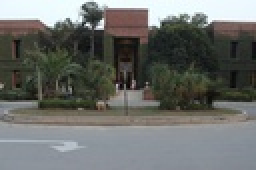
%> input picture Left.JPG, 128 x 85 px, shrunk from 778 x 518 before the run (shown 2 times larger)
$ octave TEST.m   (GNU Octave 9; MATLAB toolbox functions it lacks are replaced by stand-ins)
%> lines starting %> are read from the running program, lines starting %| are printed output that depends on the picture
### KLT.m
function [corner1] = KLT(imginp, eigmin, s1, win, eigwin)
img1 = im2double(imread(imginp));
img = rgb2gray(img1);
hsize = size(img);
% size = 7;
sigma = 2;
pts = meshgrid(round(-s1/2):floor(s1/2), round(-s1/2):floor(s1/2));
for i=1:s1
    for j=1:s1
        gaus(i,j)=exp(-pts(i,j).^2/(2*sigma^2)-pts(i,j).^2/(2*sigma^2));
    end
end
gaus=gaus./sum(gaus(:));
imgfil = conv2(img,gaus,'same');
xfil = [-1,0,1;-1,0,1;-1,0,1];
yfil = [1,1,1;0,0,0;-1,-1,-1];
imgx = conv2(imgfil,xfil,'same');
imgy = conv2(imgfil,yfil,'same');
% win = 3; %input
% eigmin = 2; %input
c1=1;
cnr = zeros(3,10000);
%%
for i=1:hsize(1)
    for j=1:hsize(2)
        a = zeros(2,2);
        for k1=-win:win
            for k2=-win:win
                flag = 0;
                if i+k1<=0 || j+k2<=0 || i+k1>hsize(1) || j+k2>hsize(2)
                    devx = 0;
                else
                    devx = imgx(i+k1,j+k2);
                    flag = 1;
                end
                if i+k1<=0 || j+k2<=0 || i+k1>hsize(1) || j+k2>hsize(2)
                    devy = 0;
                else
                    devy = imgy(i+k1,j+k2);
                    flag = 1;
                end
                if flag == 1
                    a(1,1) = a(1,1) + devx.^2;
                    a(1,2) = a(1,2) + devx.*devy;
                    a(2,2) = a(2,2) + devy.^2;
                    a(2,1) = a(2,1) + devx.*devy;
                end
            end
        end
        lmb = eig(a);
        if min(lmb) > eigmin
% [5 lines of commented-out code are left out]
                cnr(1,c1) = min(lmb);
                cnr(2,c1) = j;
                cnr(3,c1) = i;
                c1=c1+1;
%             end
        end
    end
end

%%
[d1,d2] = sort(cnr(1,:),'descend');
cnr = cnr(:,d2);
corner = zeros(2,c1);
c2=1;

% [7 lines of commented-out code are left out]
for i=1:c1
    if cnr(2,i) < 20 && cnr(3,i) < 20
    elseif cnr(2,i) > 760 && cnr(3,i) < 20
    elseif cnr(2,i) < 20 && cnr(3,i) > 500
    elseif cnr(2,i) > 760 && cnr(3,i) > 500
    elseif cnr(1,i) ~= 0
        cnr(1,i) = 0;
        xp = cnr(2,i);
        yp = cnr(3,i);
        corner(1,c2) = xp;
        corner(2,c2) = yp;
        c2 = c2 + 1;
        for j=1:c1
            if cnr(1,j) ~= 0
                if (cnr(2,j) > xp-eigwin && cnr(2,j) < xp+eigwin) && (cnr(3,j) > yp-eigwin && cnr(3,j) < yp+eigwin)
                    cnr(1,j) = 0;
                end
            end
        end
    end
end
corner1 = zeros(2,c2-1);
for i=1:c2-1
    corner1(1,i) = corner(1,i);
    corner1(2,i) = corner(2,i);
end
%%
% [7 lines of commented-out code are left out]


end

### correspondence.m
function [mac1 mac2] = correspondence(imileft, imiright, a1, a2, p, ncoor)
n1 = size(a1);
n1 = n1(2);
n2 = size(a2);
n2 = n2(2);
jj1 = imread(imileft);
jj2 = imread(imiright);
img1 = im2double(jj1);
img1 = rgb2gray(img1);
hsize1 = size(img1);
img2 = im2double(jj2);
img2 = rgb2gray(img2);
hsize2 = size(img2);
%%
% p = 2; %input
arr1x = zeros(2*p+1,(2*p+1)*n1);
arr1y = zeros(2*p+1,(2*p+1)*n1);
arr1z = zeros(2*p+1,(2*p+1)*n1);
pop = p;
for i=1:n1
    for k1=-p:p
        for k2=-p:p
            if a1(2,i)+k2<=0 || a1(1,i)+k1<=0 || a1(2,i)+k2>hsize1(1) || a1(1,i)+k1>hsize1(2)
                arr1x(p+1+k1,pop+1+k2) = 0;
                arr1y(p+1+k1,pop+1+k2) = 0;
                arr1z(p+1+k1,pop+1+k2) = 0;
            else
                arr1x(p+1+k1,pop+1+k2) = jj1(a1(2,i)+k2,a1(1,i)+k1,1);
                arr1y(p+1+k1,pop+1+k2) = jj1(a1(2,i)+k2,a1(1,i)+k1,2);
                arr1z(p+1+k1,pop+1+k2) = jj1(a1(2,i)+k2,a1(1,i)+k1,3);
            end
        end
    end
    pop = pop + 2*p + 1;
end
arr2x = zeros(2*p+1,(2*p+1)*n2);
arr2y = zeros(2*p+1,(2*p+1)*n2);
arr2z = zeros(2*p+1,(2*p+1)*n2);
pop = p;
for i=1:n2
    %     disp(i);
    %     pop = pop + 2*p + 1;
    for k1=-p:p
        for k2=-p:p
            if a2(2,i)+k2<=0 || a2(1,i)+k1<=0 || a2(2,i)+k2>hsize2(1) || a2(1,i)+k1>hsize2(2)
                arr2x(p+1+k1,pop+1+k2) = 0;
                arr2y(p+1+k1,pop+1+k2) = 0;
                arr2z(p+1+k1,pop+1+k2) = 0;
            else
                arr2x(p+1+k1,pop+1+k2) = jj2(a2(2,i)+k2,a2(1,i)+k1,1);
                arr2y(p+1+k1,pop+1+k2) = jj2(a2(2,i)+k2,a2(1,i)+k1,2);
                arr2z(p+1+k1,pop+1+k2) = jj2(a2(2,i)+k2,a2(1,i)+k1,3);
            end
        end
    end
    pop = pop + 2*p + 1;
end
%%
s1 = p*2+1;
s2 = size(arr1x);
s2 = s2(2);
s3 = size(arr2x);
s3 = s3(2);
e1 = zeros(5,5);
e2 = zeros(5,5);
% dist = zeros(1,110000);
mac = zeros(5,n1*n2);
num = 1;
t1=0;
t2=0;
for i=1:s1:s2
    t1=t1+1;
    for j=1:s1:s3
        t2=t2+1;
        e1 = arr1x(1:s1,i:i+4);
        e2 = arr2x(1:s1,j:j+4);
        e3 = e2 - e1;
        e3 = e3.^2;
        sm = sum(e3);
        smx = sum(sm);

        e1 = arr1y(1:s1,i:i+4);
        e2 = arr2y(1:s1,j:j+4);
        e3 = e2 - e1;
        e3 = e3.^2;
        sm = sum(e3);
        smy = sum(sm);

        e1 = arr1z(1:s1,i:i+4);
        e2 = arr2z(1:s1,j:j+4);
        e3 = e2 - e1;
        e3 = e3.^2;
        sm = sum(e3);
        smz = sum(sm);
        sm = smx+smy+smz;
        %         disp(sm);
        mac(1,num) = a1(1,t1);
        mac(2,num) = a1(2,t1);
        mac(3,num) = a2(1,t2);
        mac(4,num) = a2(2,t2);
        mac(5,num) = sm;
        num = num + 1;
    end
    t2=0;
end
nmn = mac;
[d1,d2] = sort(mac(5,:),'ascend');
mac = mac(:,d2);
mac1 = zeros(1,28);
mac2 = zeros(1,28);

% [7 lines of commented-out code are left out]
cnt = 1;
for i=2:30
    mac1(cnt) = mac(1,i);
    cnt = cnt+1;
    mac1(cnt) = mac(2,i);
    cnt = cnt+1;
%     plot(mac(1,i),mac(2,i),'bo');
end
cnt = 1;
for i=2:30
    mac2(cnt) = mac(3,i);
    cnt = cnt+1;
    mac2(cnt) = mac(4,i);
    cnt = cnt+1;
%     plot(778+mac(3,i),mac(4,i),'bo');
end
for i=2:15
%     plot([mac(1,i),778+mac(3,i)],[mac(2,i),mac(4,i)],'r--');
end

### TEST.m
clear all;
% % c1 = 'sd1.jpg';
% % c2 = 'sd2.jpg';
c1 = 'left.jpg';
c2 = 'right.jpg';
a1 = KLT(c1,1,7,2,3);
%> after the loop in KLT, `for i=1:hsize(1)`: a = [3.44 -1.45; -1.45 3.8]; c1 = 267; devx = 0
%> the loop in KLT, `for i=1:c1` made 267 passes
%> (xp, yp) on passes 1, 17, 19, 26, 35, 54, 55: (126, 3), (126, 83), (126, 12), (3, 83), (42, 3), (126, 15), (78, 12)
%> after the loop in KLT, `for i=1:c1`: c2 = 29; corner = 267 columns, first 8: [126 126 126 3 42 126 78 126; 3 83 12 83 3 15 12 9]; xp = 4; yp = 53
%> the loop in KLT, `for i=1:c2-1` made 28 passes
%> after the loop in KLT, `for i=1:c2-1`: corner1 = 28 columns, first 8: [126 126 126 3 42 126 78 126; 3 83 12 83 3 15 12 9]
%> a1 has the same summary as corner1 in KLT
a2 = KLT(c2,1,7,2,3);
%> call 2 of KLT, with imginp = 'right.jpg', eigmin = 1, s1 = 7, win = 2, eigwin = 3
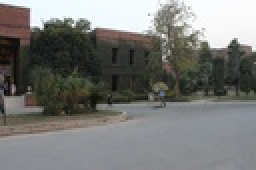
%> input picture Right.JPG, 128 x 85 px, shrunk from 778 x 518 before the run (shown 2 times larger)
%> in KLT (call 2), `imgy = conv2(imgfil,yfil,'same');`:
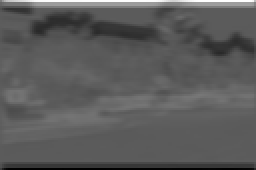
%> imgy: size 85x128 double (shown 2 times larger); min -1.2, max 2.12, mean -0.00786; drawn with min black and max white
%> after the loop in KLT (call 2), `for i=1:hsize(1)`: a = [3.39 -1.42; -1.42 3.73]; c1 = 175
%> the loop in KLT (call 2), `for i=1:c1` made 175 passes
%> (xp, yp) on passes 1, 11, 13, 20, 30, 37, 55: (126, 3), (126, 83), (126, 25), (3, 83), (126, 22), (119, 22), (126, 28)
%> after the loop in KLT (call 2), `for i=1:c1`: c2 = 16; corner = 175 columns, first 8: [126 126 126 3 126 119 126 81; 3 83 25 83 22 22 28 5]; xp = 39; yp = 12
%> the loop in KLT (call 2), `for i=1:c2-1` made 15 passes
%> after the loop in KLT (call 2), `for i=1:c2-1`: corner1 = 15 columns, first 8: [126 126 126 3 126 119 126 81; 3 83 25 83 22 22 28 5]
%> a2 has the same summary as corner1 in KLT
[mac1 mac2] = correspondence(c1,c2,a1,a2,2,14);
%> in correspondence, jj1 is the input picture: size 85x128x3 uint8; mean R, G, B 106.8, 108.9, 105.6
%> in correspondence, jj2 is the input picture: size 85x128x3 uint8; mean R, G, B 119.2, 120.1, 117.4
%> in correspondence, `s2 = size(arr1x);`: s2 = [5 140]
%> in correspondence, `s2 = s2(2);`: s2 = 140
%> in correspondence, `s3 = size(arr2x);`: s3 = [5 75]
%> in correspondence, `s3 = s3(2);`: s3 = 75
%> the loop in correspondence, `for i=1:s1:s2` made 28 passes
%> i on passes 2 to 13: 6, 11, 16, 21, 26, 31, 36, 41, 46, 51, 56, 61
%> after the loop in correspondence, `for i=1:s1:s2`: num = 421
%> in correspondence, `[d1,d2] = sort(mac(5,:),'ascend');`: d1 = 420 values from 1068 to 2456018; d2 = 420 values, max 420 at index 184, min 1 at index 4, mean 210.5
%> after the loop in correspondence, `for i=2:30`: cnt = 59; mac1 = 58 values, max 126 at index 1, min 3 at index 3, mean 46.88
%> after the loop in correspondence, `for i=2:30`: mac2 = 58 values, max 126 at index 5, min 3 at index 1, mean 53.84
%%
i1 = imread(c1);
i2 = imread(c2);
figure;
imshow(i1);
hold on;
plot(a1(1,:),a1(2,:),'bo');
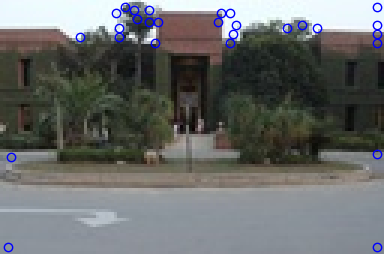
%> figure redrawn from the program's plot data; shown 3 times larger
figure;
imshow(i2);
hold on;
plot(a2(1,:),a2(2,:),'bo');
%> figure, not shown here; shown 3 times larger
figure;
imshowpair(i1,i2,'montage');
hold on;
sp = size(i1);
%> sp = [85 128 3]
sp = sp(2);
%> sp = 128
for i=1:2:25
    plot(mac1(i),mac1(i+1),'bo');
end
for i=1:2:25
    plot(sp+mac2(i),mac2(i+1),'bo');
end

for i=1:2:25
    plot([mac1(i),sp+mac2(i)],[mac1(i+1),mac2(i+1)],'r--');
end
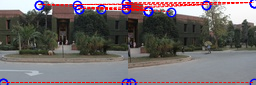
%> figure redrawn from the program's plot data
%%
% [11 lines of commented-out code are left out]

%%
% Code provided by Tayyab Bhai
x1 = [mac1(1); mac1(3); mac1(5); mac1(7)];
%> x1 = [126; 3; 126; 3]
y1 = [mac1(2); mac1(4); mac1(6); mac1(8)];
%> y1 = [83; 83; 3; 83]
x2 = [mac2(1); mac2(3); mac2(5); mac2(7)];
%> x2 = [3; 3; 126; 126]
y2 = [mac2(2); mac2(4); mac2(6); mac2(8)];
%> y2 = [83; 83; 3; 83]

T=maketform('projective',[x2 y2],[x1 y1]);
%> T = {ndims_in 2, ndims_out 2}
T.tdata.T
%> ans = [-0.0163 -0.45 -0.00543; -0.467 -0.703 -0.0119; 38.83 59.7 1]

[im2t,xdataim2t,ydataim2t]=imtransform(i2,T);
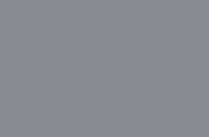
%> im2t: size 137x209x3 uint8; mean R, G, B 136, 139, 146
%> xdataim2t = [-81.57 126.4]; ydataim2t = [3 139]
xdataout=[min(1,xdataim2t(1)) max(size(i1,2),xdataim2t(2))];
%> xdataout = [-81.57 128]
ydataout=[min(1,ydataim2t(1)) max(size(i1,1),ydataim2t(2))];
%> ydataout = [1 139]
im2t=imtransform(i2,T,'XData',xdataout,'YData',ydataout);
%> im2t: size 139x211x3 uint8
im1t=imtransform(i1,maketform('affine',eye(3)),'XData',xdataout,'YData',ydataout);
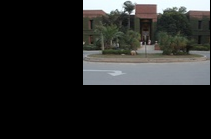
%> im1t: size 139x211x3 uint8; mean R, G, B 39.8, 40.6, 39.4

ims=im1t/2+im2t/2;
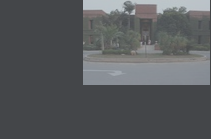
%> ims: size 139x211x3 uint8; mean R, G, B 88, 90.4, 92.8
figure, imshow(ims)
% Code provided by Tayyab Bhai
